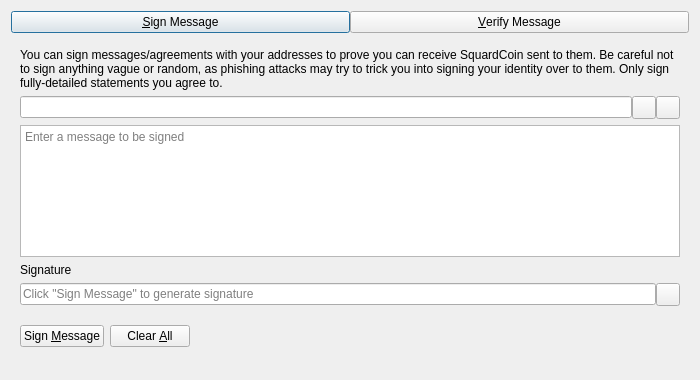
<?xml version="1.0" encoding="UTF-8"?>
<ui version="4.0">
 <class>SignVerifyMessageDialog</class>
 <widget class="QDialog" name="SignVerifyMessageDialog">
  <property name="geometry">
   <rect>
    <x>0</x>
    <y>0</y>
    <width>700</width>
    <height>380</height>
   </rect>
  </property>
  <property name="windowTitle">
   <string>Signatures - Sign / Verify a Message</string>
  </property>
  <property name="modal">
   <bool>true</bool>
  </property>
  <layout class="QVBoxLayout" name="verticalLayout">
   <item>
    <layout class="QHBoxLayout" name="horizontalLayout_Buttons_2">
     <property name="spacing">
      <number>0</number>
     </property>
     <property name="topMargin">
      <number>0</number>
     </property>
     <item>
      <widget class="QPushButton" name="btnSignMessage">
       <property name="text">
        <string>&amp;Sign Message</string>
       </property>
       <property name="checkable">
        <bool>true</bool>
       </property>
      </widget>
     </item>
     <item>
      <widget class="QPushButton" name="btnVerifyMessage">
       <property name="text">
        <string>&amp;Verify Message</string>
       </property>
       <property name="checkable">
        <bool>true</bool>
       </property>
      </widget>
     </item>
    </layout>
   </item>
   <item>
    <widget class="QStackedWidget" name="stackedWidgetSig">
     <property name="minimumSize">
      <size>
       <width>0</width>
       <height>0</height>
      </size>
     </property>
     <property name="currentIndex">
      <number>0</number>
     </property>
     <widget class="QWidget" name="pageSignMessage">
      <layout class="QVBoxLayout" name="verticalLayout_SM">
       <item>
        <widget class="QLabel" name="infoLabel_SM">
         <property name="text">
          <string>You can sign messages/agreements with your addresses to prove you can receive SquardCoin sent to them. Be careful not to sign anything vague or random, as phishing attacks may try to trick you into signing your identity over to them. Only sign fully-detailed statements you agree to.</string>
         </property>
         <property name="textFormat">
          <enum>Qt::PlainText</enum>
         </property>
         <property name="wordWrap">
          <bool>true</bool>
         </property>
        </widget>
       </item>
       <item>
        <layout class="QHBoxLayout" name="horizontalLayout_1_SM">
         <property name="spacing">
          <number>0</number>
         </property>
         <item>
          <widget class="QValidatedLineEdit" name="addressIn_SM">
           <property name="toolTip">
            <string>The SquardCoin address to sign the message with</string>
           </property>
          </widget>
         </item>
         <item>
          <widget class="QToolButton" name="addressBookButton_SM">
           <property name="toolTip">
            <string>Choose previously used address</string>
           </property>
           <property name="text">
            <string/>
           </property>
           <property name="shortcut">
            <string>Alt+A</string>
           </property>
          </widget>
         </item>
         <item>
          <widget class="QToolButton" name="pasteButton_SM">
           <property name="toolTip">
            <string>Paste address from clipboard</string>
           </property>
           <property name="text">
            <string/>
           </property>
           <property name="shortcut">
            <string>Alt+P</string>
           </property>
          </widget>
         </item>
        </layout>
       </item>
       <item>
        <widget class="QPlainTextEdit" name="messageIn_SM">
         <property name="toolTip">
          <string>Enter the message you want to sign here</string>
         </property>
         <property name="placeholderText">
          <string>Enter a message to be signed</string>
         </property>
        </widget>
       </item>
       <item>
        <widget class="QLabel" name="signatureLabel_SM">
         <property name="text">
          <string>Signature</string>
         </property>
         <property name="textFormat">
          <enum>Qt::PlainText</enum>
         </property>
        </widget>
       </item>
       <item>
        <layout class="QHBoxLayout" name="horizontalLayout_2_SM">
         <property name="spacing">
          <number>0</number>
         </property>
         <item>
          <widget class="QLineEdit" name="signatureOut_SM">
           <property name="placeholderText">
            <string>Click "Sign Message" to generate signature</string>
           </property>
           <property name="readOnly">
            <bool>true</bool>
           </property>
          </widget>
         </item>
         <item>
          <widget class="QToolButton" name="copySignatureButton_SM">
           <property name="toolTip">
            <string>Copy the current signature to the system clipboard</string>
           </property>
           <property name="text">
            <string/>
           </property>
          </widget>
         </item>
        </layout>
       </item>
       <item>
        <layout class="QHBoxLayout" name="horizontalLayout_3_SM">
         <item>
          <widget class="QPushButton" name="signMessageButton_SM">
           <property name="toolTip">
            <string>Sign the message to prove you own this SquardCoin address</string>
           </property>
           <property name="text">
            <string>Sign &amp;Message</string>
           </property>
           <property name="autoDefault">
            <bool>false</bool>
           </property>
          </widget>
         </item>
         <item>
          <widget class="QPushButton" name="clearButton_SM">
           <property name="toolTip">
            <string>Reset all sign message fields</string>
           </property>
           <property name="text">
            <string>Clear &amp;All</string>
           </property>
           <property name="autoDefault">
            <bool>false</bool>
           </property>
          </widget>
         </item>
         <item>
          <spacer name="horizontalSpacer_1_SM">
           <property name="orientation">
            <enum>Qt::Horizontal</enum>
           </property>
           <property name="sizeHint" stdset="0">
            <size>
             <width>40</width>
             <height>48</height>
            </size>
           </property>
          </spacer>
         </item>
         <item>
          <widget class="QLabel" name="statusLabel_SM">
           <property name="text">
            <string/>
           </property>
           <property name="wordWrap">
            <bool>true</bool>
           </property>
          </widget>
         </item>
         <item>
          <spacer name="horizontalSpacer_2_SM">
           <property name="orientation">
            <enum>Qt::Horizontal</enum>
           </property>
           <property name="sizeHint" stdset="0">
            <size>
             <width>40</width>
             <height>48</height>
            </size>
           </property>
          </spacer>
         </item>
        </layout>
       </item>
      </layout>
     </widget>
     <widget class="QWidget" name="pageVerifyMessage">
      <layout class="QVBoxLayout" name="verticalLayout_VM">
       <item>
        <widget class="QLabel" name="infoLabel_VM">
         <property name="text">
          <string>Enter the receiver's address, message (ensure you copy line breaks, spaces, tabs, etc. exactly) and signature below to verify the message. Be careful not to read more into the signature than what is in the signed message itself, to avoid being tricked by a man-in-the-middle attack. Note that this only proves the signing party receives with the address, it cannot prove sendership of any transaction!</string>
         </property>
         <property name="textFormat">
          <enum>Qt::PlainText</enum>
         </property>
         <property name="alignment">
          <set>Qt::AlignLeading|Qt::AlignLeft|Qt::AlignTop</set>
         </property>
         <property name="wordWrap">
          <bool>true</bool>
         </property>
        </widget>
       </item>
       <item>
        <layout class="QHBoxLayout" name="horizontalLayout_1_VM">
         <property name="spacing">
          <number>0</number>
         </property>
         <item>
          <widget class="QValidatedLineEdit" name="addressIn_VM">
           <property name="toolTip">
            <string>The SquardCoin address the message was signed with</string>
           </property>
          </widget>
         </item>
         <item>
          <widget class="QToolButton" name="addressBookButton_VM">
           <property name="toolTip">
            <string>Choose previously used address</string>
           </property>
           <property name="text">
            <string/>
           </property>
           <property name="shortcut">
            <string>Alt+A</string>
           </property>
          </widget>
         </item>
        </layout>
       </item>
       <item>
        <widget class="QPlainTextEdit" name="messageIn_VM">
          <property name="toolTip">
            <string>The signed message to verify</string>
          </property>
          <property name="placeholderText">
            <string>Enter a message to be verified</string>
          </property>
        </widget>
       </item>
       <item>
        <widget class="QValidatedLineEdit" name="signatureIn_VM">
          <property name="toolTip">
            <string>The signature given when the message was signed</string>
          </property>
          <property name="placeholderText">
            <string>Enter a signature for the message to be verified</string>
          </property>
        </widget>
       </item>
       <item>
        <layout class="QHBoxLayout" name="horizontalLayout_2_VM">
         <item>
          <widget class="QPushButton" name="verifyMessageButton_VM">
           <property name="toolTip">
            <string>Verify the message to ensure it was signed with the specified SquardCoin address</string>
           </property>
           <property name="text">
            <string>Verify &amp;Message</string>
           </property>
           <property name="autoDefault">
            <bool>false</bool>
           </property>
          </widget>
         </item>
         <item>
          <widget class="QPushButton" name="clearButton_VM">
           <property name="toolTip">
            <string>Reset all verify message fields</string>
           </property>
           <property name="text">
            <string>Clear &amp;All</string>
           </property>
           <property name="autoDefault">
            <bool>false</bool>
           </property>
          </widget>
         </item>
         <item>
          <spacer name="horizontalSpacer_1_VM">
           <property name="orientation">
            <enum>Qt::Horizontal</enum>
           </property>
           <property name="sizeHint" stdset="0">
            <size>
             <width>40</width>
             <height>48</height>
            </size>
           </property>
          </spacer>
         </item>
         <item>
          <widget class="QLabel" name="statusLabel_VM">
           <property name="text">
            <string/>
           </property>
           <property name="wordWrap">
            <bool>true</bool>
           </property>
          </widget>
         </item>
         <item>
          <spacer name="horizontalSpacer_2_VM">
           <property name="orientation">
            <enum>Qt::Horizontal</enum>
           </property>
           <property name="sizeHint" stdset="0">
            <size>
             <width>40</width>
             <height>48</height>
            </size>
           </property>
          </spacer>
         </item>
        </layout>
       </item>
      </layout>
     </widget>
    </widget>
   </item>
  </layout>
 </widget>
 <customwidgets>
  <customwidget>
   <class>QValidatedLineEdit</class>
   <extends>QLineEdit</extends>
   <header>qt/qvalidatedlineedit.h</header>
  </customwidget>
 </customwidgets>
 <resources>
  <include location="../squardcoin.qrc"/>
 </resources>
 <connections/>
</ui>
